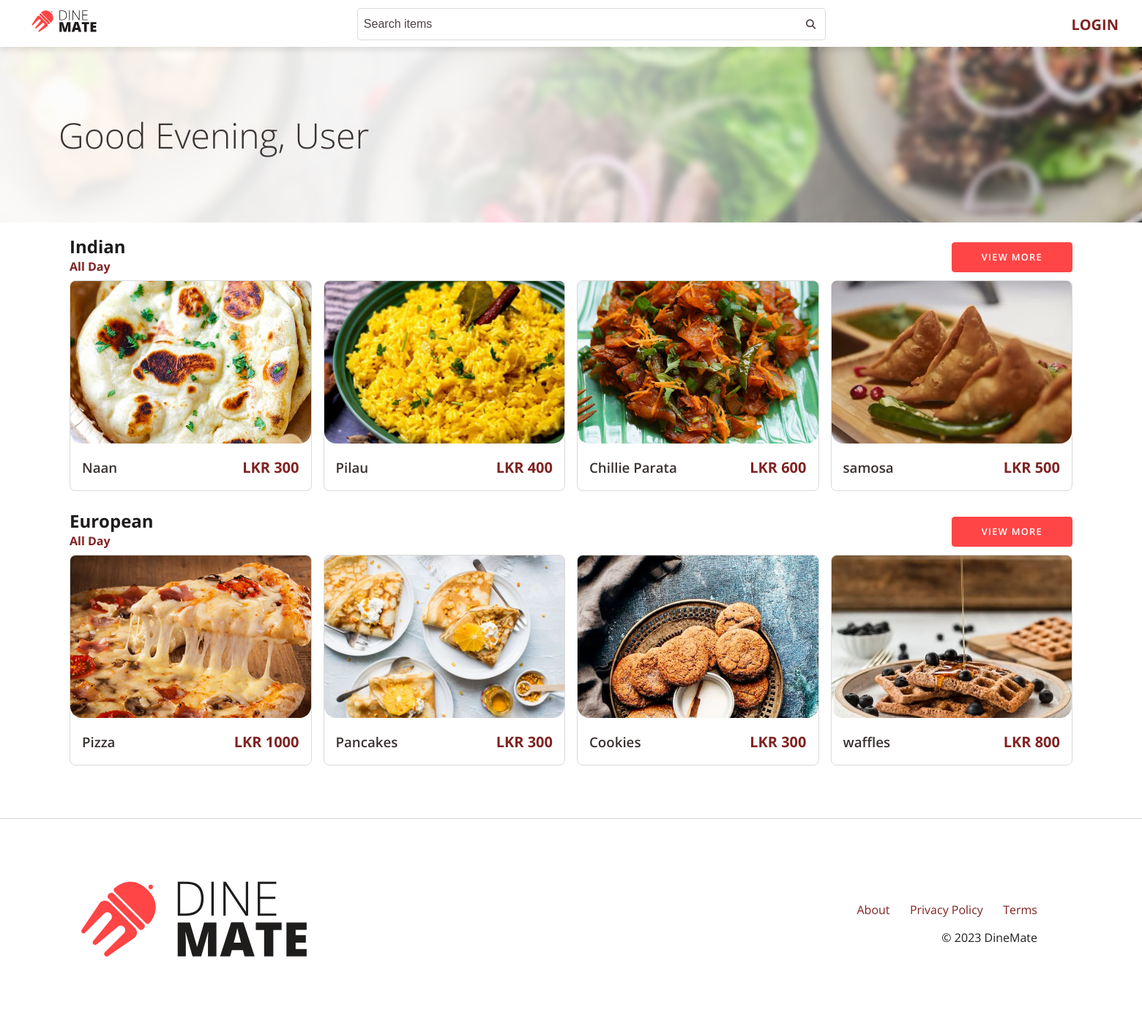
The page / on the database its author committed.
### tables this page shows
CREATE TABLE `menus` (
  `menu_id` int(11) NOT NULL,
  `menu_name` varchar(255) NOT NULL,
  `description` varchar(200) NOT NULL,
  `start_time` time DEFAULT NULL,
  `end_time` time DEFAULT NULL,
  `image_url` varchar(200) DEFAULT NULL,
  `all_day` tinyint(1) NOT NULL DEFAULT 0
);

CREATE TABLE `dishes` (
  `dish_id` int(11) NOT NULL,
  `dish_name` varchar(255) NOT NULL,
  `net_price` float NOT NULL,
  `selling_price` float NOT NULL,
  `description` varchar(500) NOT NULL,
  `prep_time` int(11) NOT NULL,
  `image_url` varchar(200) DEFAULT NULL
);

### app/core/Controller.php (called while the page is built, shortened)
<?php
trait Controller
{
    public function view(string $view, array $data = []): void
    {
        $filename = "../app/views/" . $view . ".view.php";
        require $filename;
    }
}

### app/core/App.php (called while the page is built, shortened)
<?php
class App
{
    private mixed $module = "";
    private mixed $controller = "home";
    private string $method = "index";
    function __construct()
    {
        $url = $this->splitUrl();
        if ($this->controller) {
            if ($this->module) {
                $this->controller = "controllers\\" . $this->module . "\\" . $this->controller;
            } else {
                $this->controller = "controllers\\" . $this->controller;
            }
            $this->controller = new $this->controller;
        } else {
            $this->controller = null;
        }
        $this->params = $url ? array_values($url) : [];
        call_user_func_array([$this->controller, $this->method], $this->params);
    }
    private function splitUrl(): array
    {
        if (isset($_GET["url"])) {
            return explode("/", filter_var(rtrim($_GET["url"], "/"), FILTER_SANITIZE_URL));
        } else {
            return [];
        }
    }
}

### public/index.php (called while the page is built, shortened)
<?php
$app = new App();

### app/core/Model.php (called while the page is built, shortened)
<?php
class Model
{
    protected string $table = "";
    public function select(array|string $column_list = "*"): Model
    {
        if (is_array($column_list)) {
            for ($i = 0; $i < count($column_list); $i++) {
                if (!str_contains($column_list[$i], ".")) {
                    $column_list[$i] = $this->table . "." . $column_list[$i];
                }
            }
            $column_list = implode(", ", $column_list);
        } else {
            if (!str_contains($column_list, ".")) {
                $column_list = $this->table . "." . $column_list;
            }
        }
        $this->query = "SELECT $column_list FROM $this->table";
        return $this;
    }
    public function where(string $column, string $value, string $operator = "="): Model
    {
        return $this;
    }
    public function limit(int $limit): Model
    {
        return $this;
    }
    public function offset(int $offset): Model
    {
        return $this;
    }
}

### app/core/Database.php (called while the page is built, shortened)
<?php
trait Database
{
    protected string $query = "";
    protected array $data = [];
    private ?PDO $db = null;
    public function fetchAll(): array
    {
        return $this->execute()->fetchAll();
    }
    public function execute(): PDOStatement
    {
        try {
            $statement = $this->prepare($this->query);
            $statement->execute($this->data);
            $this->query = "";
            $this->data = [];
            return $statement;
        } catch (PDOException $e) {
            die($e->getMessage());
        }
    }
    protected function prepare(string $query): PDOStatement
    {
        try {
            return $this->db->prepare($query);
        } catch (Exception $e) {
            die($e->getMessage());
        }
    }
    private function connect(): void
    {
        try {
            $connection_string = "mysql:hostname=" . DB_HOST . ";dbname=" . DB_NAME;
            $this->db = new PDO($connection_string, DB_USER, DB_PASS, [
                PDO::ATTR_ERRMODE => PDO::ERRMODE_EXCEPTION,
                PDO::ATTR_DEFAULT_FETCH_MODE => PDO::FETCH_OBJ
            ]);
        } catch (PDOException $e) {
            die($e->getMessage());
        }
    }
    public function fetch(): object|false
    {
        return $this->execute()->fetch();
    }
}

### app/models/Menu.php (called while the page is built, shortened)
<?php
class Menu extends Model
{
    public function getMenus(): bool|array
    {
        $l =  $this->select()->fetchAll();
        $menulist = array();
        foreach ($l as $m) {
            $menulist[$m->menu_id] = $m;
        }
        return $menulist;
    }
}

### app/models/Dish.php (called while the page is built, shortened)
<?php
class Dish extends Model
{
    public function __construct()
    {
        $this->table = "dishes";
    }
    public function getDishById($id): bool|object
    {
        return $this->select()->where("dish_id", $id)->fetch();
    }
}

### app/models/MenuDishes.php (called while the page is built, shortened)
<?php
class MenuDishes extends Model
{
    public function getMenuDishes(int $menu_id, int $num = 100, int $offset = 0): array
    {
        $d = new Dish();
        $records = $this->select()->where('menu_id', $menu_id)->limit($num)->offset($offset)->fetchAll();
        $menu_dishes = array();
        foreach ($records as $r) {
            if ($r->menu_id == $menu_id) {
                $menu_dishes[] = $d->getDishById($r->dish_id);
            }
        }
        return $menu_dishes;
    }
}

### app/components/MenuCard.php (the view, shortened to what this page needs)
<?php
class MenuCard
{
    protected int $id;
    protected string $name;
    public string|null $image_url;
    protected string $new_price;
    public function __construct(object $dish)
    {
        $this->id = $dish->dish_id;
        $this->name = $dish->dish_name;
        $this->image_url = $dish->image_url ?? null;
        $this->old_price = $dish->old_price ?? null;
        $this->new_price = $dish->selling_price;
    }
    private function inCart(): bool
    {
        if (isset($_SESSION['user'])) {
            return (new Cart)->getQty($_SESSION['user']->user_id, $this->id);
        } else {
            return false;
        }
    }
    public function html(): string
    {
        $html = "<div class='menu-item-card rounded-sm'>";
        $html .= "<a href='" . ROOT . "/dish/id/{$this->id}' class='card-link'>";
        $html .= "<div class='card-img-wrapper'>";
        $html .= "<img src=" . ASSETS . "/images/dishes/{$this->image_url} class='card-img' alt='{$this->name}'>";
        $html .= "</a></div>";
        $html .= "<button class='add-to-cart' data-id='{$this->id}' " . ($this->inCart() ? "disabled" : "") . ">";
        $html .= "<i class='fa-sharp fa-solid fa-cart-plus'></i>";
        $html .= "</button>";
        $html .= "<a href='" . ROOT . "/dish/id/{$this->id}' class='card-link'>";
        $html .= "<div class='card-body'>";
        $html .= "<h3 class='card-title'>{$this->name}</h2>";
        $html .= "<div class='card-prices'>";
        $html .= "<div class='card-price-new'>LKR {$this->new_price}</div>";
        $html .= "</div></div></a></div>";
        return $html;
    }
}

### app/controllers/Home.php (shortened to what this page needs)
<?php
class Home
{
    public function index(): void
    {
        if (!isset($_SESSION['user']->emp_id)) {
            $data['user'] = $_SESSION['user'] ?? null;
            $menus = (new Menu())->getMenus();
            foreach ($menus as $menu) {
                $data['menus'][$menu->menu_id] = new \components\Menu($menu, 4);
            }
            $this->view('home', $data);
        } else {
            redirect("admin");
        }
    }
}

### app/views/home.view.php (shortened to what this page needs)
<!DOCTYPE html>
<html lang="en">
<head>
    <?php use components\Menu;
    include VIEWS . "/partials/home/head.partial.php" ?>
</head>
<body class="body-min-vh-100">
<div class="wrapper">
    <?php include VIEWS . "/partials/home/navbar.partial.php"; ?>
    <div class="banner mb-3">
        <img class="banner-bg-img" src="<?= ASSETS ?>/images/home/banner.jpg" alt="banner">
        <div class="banner-bg-gradient"></div>
        <h1 class="banner-text display-3">Good
            <?php
            $hour = date('G');
            if ($hour >= 5 && $hour < 12) {
                echo "Morning";
            } elseif ($hour >= 12 && $hour < 17) {
                echo "Afternoon";
            } else {
                echo "Evening";
            }
            ?>, <?= $user->first_name ?? "User" ?></h1>
    </div>
    <div class="container">
        <?php
        if (isset($menus)) foreach ($menus as $menu) $menu->render() ?>
<?php include VIEWS . "/partials/home/footer.partial.php"; ?>
</body>
</html>

### app/views/partials/home/head.partial.php (shortened to what this page needs)
<link rel="stylesheet" href="<?= ASSETS ?>/css/styles.css">

### app/views/partials/home/navbar.partial.php (shortened to what this page needs)
<nav class="nav nav-home px-3 left-0">
    <div class="d-flex justify-content-space-between w-100">
        <div class="nav-brand">
            <div class="nav-items">
                <div class="nav-item">
                    <a href="<?= ROOT ?>/home"><img src="<?= ROOT ?>/assets/images/logos/logo_Full Logo.svg" alt="Logo"></a>
                </div>
            </div>
        </div>
        <div class="d-flex flex-column nav-items w-100">
            <div id="home-search" class="form-search order-md-0 order-1">
                <input type="text" class="form-control" name="query"
                       placeholder="Search items" id="home-search-field">
                <button class="form-search-icon" type="submit">
                    <i class="fa-solid fa-magnifying-glass"></i>
                </button>
            </div>
        </div>
        <div class="nav-items">
            <?php if (isset($_SESSION['user'])): ?>
                <div class="nav-item">
                    <div class="nav-shopping-cart">
                        <a href="<?= ROOT ?>/cart">
                            <i class="fa-solid fa-cart-shopping"></i>
                            <span class="badge"
                                  id="cart-count"><?php echo (new Cart)->getNoOfItems($_SESSION['user']->user_id) ?? 0 ?></span>
                        </a>
                    </div>
                </div>
                <div class="nav-item">
                    <i class="fa-solid fa-bars" id="sidebar-open"></i>
                </div>
            <?php else: ?>
                <div class="nav-item">
                    <a class="link text-uppercase fw-bold" href="<?= ROOT ?>/auth/login">Login</a>
                </div>
            <?php endif; ?>
        </div>
    </div>
</nav>

### app/components/Menu.php (shortened to what this page needs)
<?php
class Menu
{
    protected int $id;
    protected string $name;
    protected string|null $start_time;
    protected string|null $end_time;
    protected bool $all_day;
    protected array $menu_items = [];
    public function __construct(object $menu, int $n = 100)
    {
        $this->id = $menu->menu_id;
        $this->name = $menu->menu_name;
        $this->start_time = $menu->start_time ?? null;
        $this->end_time = $menu->end_time ?? null;
        $this->all_day = $menu->all_day;
        $menuDishes = (new MenuDishes())->getMenuDishes($this->id, $n);
        foreach ($menuDishes as $menuDish) {
            $this->menu_items[] = new MenuCard($menuDish);
        }
    }
    public function render(): void
    {
        echo $this->html();
    }
    public function html(): string
    {
        $html = "<div class='menu mb-3'>";
        $html .= "<div class='row justify-content-md-space-between justify-content-center'>";
        $html .= "<div>";
        $html .= "<div class='d-flex flex-column justify-content-space-between align-items-md-start align-items-center mb-2'>";
        $html .= "<h2 class='menu-title'>{$this->name}</h2>";
        $html .= "<h4 class='menu-time secondary'>";
        if ($this->all_day) {
            $html .= "All Day";
        } else {
            $html .= "{$this->start_time} - {$this->end_time}";
        }
        $html .= "</h4></div></div>";
        $html .= "<div class='d-flex align-items-center'>";
        $html .= "<a href='menu/id/{$this->id}' class='btn btn-primary text-uppercase not-mobile'>View More</a>";
        $html .= "</div></div>";
        $html .= "<div class='grid-lg-4 grid-md-2 grid-1 grid-gap-2'>";
        foreach ($this->menu_items as $menu_item) {
            $html .= "<div>";
            $html .= $menu_item->html();
            $html .= "</div>";
        }
        $html .= "</div>";
        $html .= "<div class='text-center my-4'><a href='menu/id/{$this->id}' class='btn btn-primary text-uppercase only-mobile'>View More</a></div>";
        $html .= "</div>";
        return $html;
    }
}

### app/views/partials/home/footer.partial.php (shortened to what this page needs)
<div class="footer mt-5">
    <div class="container">
        <div class="d-flex py-5 align-items-center flex-row">
            <div class="col-lg-3 col-6 p-3">
                <img src="<?= ASSETS ?>/images/logos/logo_Full Logo.svg" alt="logo" class="img-fluid">
            </div>
            <div class="col-lg-3 col-6 p-5">
                <div class="d-flex flex-md-row flex-column justify-content-space-between align-items-end">
                    <a class="link" href="">About</a>
                    <a class="link" href="">Privacy Policy</a>
                    <a class="link" href="">Terms</a>
                </div>
                <div class="mt-3 text-right">
                    &copy; 2023 DineMate
                </div>
            </div>
        </div>
    </div>
</div>

### rows shown on the page
menus: menu_name "Indian"
dishes: image_url+dish_name (picture), dish_name "Naan", selling_price "300"
dishes: image_url+dish_name (picture), dish_name "Pilau", selling_price "400"
dishes: image_url (picture), dish_name "Chillie Parata", selling_price "600"
dishes: image_url+dish_name (picture), dish_name "samosa", selling_price "500"
menus: menu_name "European"
dishes: image_url+dish_name (picture), dish_name "Pizza", selling_price "1000"
dishes: image_url+dish_name (picture), dish_name "Pancakes", selling_price "300"
dishes: image_url+dish_name (picture), dish_name "Cookies", selling_price "300"
dishes: image_url+dish_name (picture), dish_name "waffles", selling_price "800"

### other values the page prints
$user->first_name "User"
